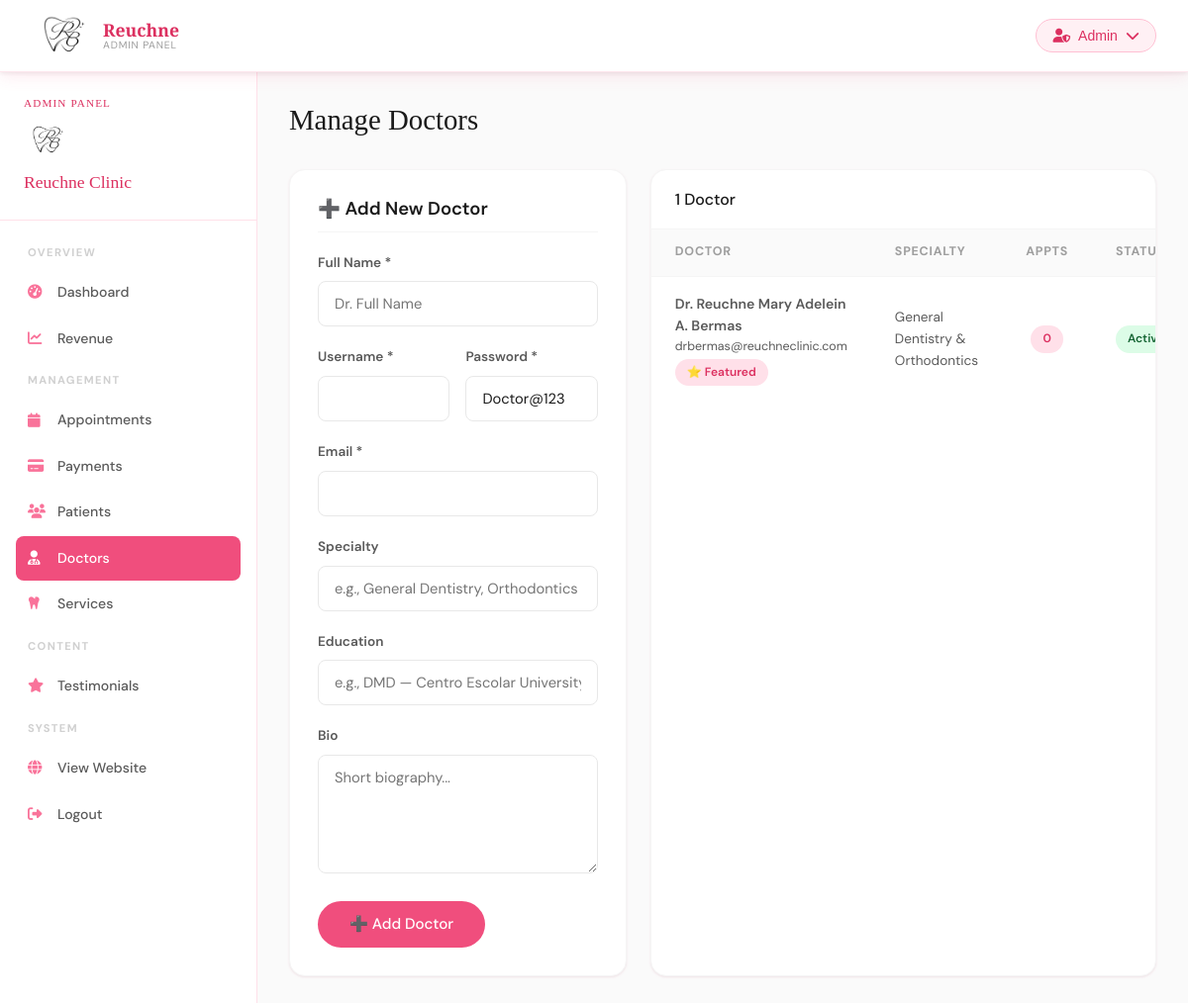
Page /admin/doctors.php (signed in) on the committed database.
### tables this page shows
CREATE TABLE users (
    id INT AUTO_INCREMENT PRIMARY KEY,
    username VARCHAR(100) NOT NULL UNIQUE,
    email VARCHAR(150) NOT NULL UNIQUE,
    password VARCHAR(255) NOT NULL,
    role ENUM('admin','doctor','patient') NOT NULL DEFAULT 'patient',
    is_active TINYINT(1) DEFAULT 1,
    created_at TIMESTAMP DEFAULT CURRENT_TIMESTAMP,
    updated_at TIMESTAMP DEFAULT CURRENT_TIMESTAMP ON UPDATE CURRENT_TIMESTAMP
);

### includes/auth.php (called while the page is built, shortened)
<?php
function sanitize($input) {
    return htmlspecialchars(strip_tags(trim($input)));
}

### admin/doctors.php (the view, shortened to what this page needs)
<?php
require_once __DIR__ . '/../includes/auth.php';
$db = getDB();
$doctors = $db->query("SELECT u.id, u.email, u.is_active, u.created_at, dp.full_name, dp.specialty, dp.experience_years, dp.is_featured, COUNT(a.id) total_appts
    FROM users u
    LEFT JOIN doctor_profiles dp ON u.id=dp.user_id
    LEFT JOIN appointments a ON u.id=a.doctor_id
    WHERE u.role='doctor'
    GROUP BY u.id ORDER BY u.created_at")->fetch_all(MYSQLI_ASSOC);
require_once __DIR__ . '/../includes/admin-sidebar.php';
?>
<div class="page-header">
    <h1>Manage Doctors</h1>
</div>
<div style="display:grid;grid-template-columns:1fr 1.5fr;gap:1.5rem" class="responsive-grid-1">
    <div class="table-card" style="padding:1.75rem">
        <h4 style="margin-bottom:1.25rem;padding-bottom:0.75rem;border-bottom:1px solid var(--gray-100)">➕ Add New Doctor</h4>
        <form method="POST">
            <div class="form-group">
                <label class="form-label">Full Name *</label>
                <input type="text" name="full_name" class="form-control" placeholder="Dr. Full Name" required>
            </div>
            <div class="form-row">
                <div class="form-group">
                    <label class="form-label">Username *</label>
                    <input type="text" name="username" class="form-control" required>
                </div>
                <div class="form-group">
                    <label class="form-label">Password *</label>
                    <input type="text" name="password" class="form-control" value="Doctor@123">
                </div>
            </div>
            <div class="form-group">
                <label class="form-label">Email *</label>
                <input type="email" name="email" class="form-control" required>
            </div>
            <div class="form-group">
                <label class="form-label">Specialty</label>
                <input type="text" name="specialty" class="form-control" placeholder="e.g., General Dentistry, Orthodontics">
            </div>
            <div class="form-group">
                <label class="form-label">Education</label>
                <input type="text" name="education" class="form-control" placeholder="e.g., DMD — Centro Escolar University">
            </div>
            <div class="form-group">
                <label class="form-label">Bio</label>
                <textarea name="bio" class="form-control" rows="3" placeholder="Short biography..."></textarea>
            </div>
            <button type="submit" name="create_doctor" class="btn-primary">➕ Add Doctor</button>
        </form>
    </div>
    <div class="table-card">
        <div class="table-header"><h3><?= count($doctors) ?> Doctor<?= count($doctors)!=1?'s':'' ?></h3></div>
        <div class="table-wrap">
            <table>
                <thead><tr><th>Doctor</th><th>Specialty</th><th>Appts</th><th>Status</th><th>Actions</th></tr></thead>
                <tbody>
                <?php foreach ($doctors as $d): ?>
                <tr>
                    <td>
                        <div style="font-weight:600"><?= sanitize($d['full_name'] ?? '—') ?></div>
                        <div style="font-size:0.78rem;color:var(--gray-400)"><?= sanitize($d['email']) ?></div>
                        <?php if ($d['is_featured']): ?><span class="badge badge-pink" style="margin-top:2px">⭐ Featured</span><?php endif; ?>
                    </td>
                    <td style="font-size:0.85rem"><?= sanitize($d['specialty'] ?? '—') ?></td>
                    <td style="text-align:center"><span class="badge badge-pink"><?= $d['total_appts'] ?></span></td>
                    <td>
                        <span class="badge <?= $d['is_active'] ? 'badge-approved' : '' ?>" style="<?= !$d['is_active'] ? 'background:var(--gray-100);color:var(--gray-500)' : '' ?>">
                            <?= $d['is_active'] ? 'Active' : 'Inactive' ?>
                        </span>
                    </td>
                </tr>
                <?php endforeach; ?>
                </tbody>
            </table>
        </div>
    </div>
</div>
<?php require_once __DIR__ . '/../includes/dashboard-footer.php'; ?>

### assets/css/main.css (style rules this page uses)
:root { --pink-50: #fff0f4; --pink-100: #ffe0e9; --pink-200: #ffc0d3; --pink-300: #ff99b8; --pink-400: #f9739a; --pink-500: #f04e7d; --pink-600: #dc3060; --pink-700: #b8204a; --white: #ffffff; --gray-50: #fafafa; --gray-100: #f5f5f5; --gray-200: #e8e8e8; --gray-300: #d0d0d0; --gray-500: #9e9e9e; --gray-700: #5a5a5a; --gray-900: #1a1a1a; --shadow-sm: 0 1px 3px rgba(240,78,125,0.08), 0 1px 2px rgba(0,0,0,0.04); --shadow-md: 0 4px 16px rgba(240,78,125,0.12), 0 2px 4px rgba(0,0,0,0.06); --shadow-lg: 0 10px 40px rgba(240,78,125,0.16), 0 4px 12px rgba(0,0,0,0.08); --shadow-xl: 0 24px 64px rgba(240,78,125,0.18); --radius-sm: 8px; --radius-md: 16px; --radius-lg: 24px; --radius-xl: 32px; --font-display: 'Cormorant Garamond', 'Playfair Display', Georgia, serif; --font-body: 'DM Sans', system-ui, sans-serif; --transition: all 0.3s cubic-bezier(0.4, 0, 0.2, 1); }
*, *::before, *::after { box-sizing: border-box; margin: 0; padding: 0; }
html { scroll-behavior: smooth; }
body { font-family: var(--font-body); color: var(--gray-900); background: var(--white); line-height: 1.6; overflow-x: hidden; }
h1,h2,h3,h4,h5 { font-family: var(--font-display); line-height: 1.2; }
h1 { font-size: clamp(2.4rem, 5vw, 4rem); font-weight: 400; }
h3 { font-size: clamp(1.3rem, 2.5vw, 1.8rem); font-weight: 500; }
h4 { font-size: 1.15rem; font-weight: 600; font-family: var(--font-body); }
.btn-primary { display: inline-flex; align-items: center; gap: 0.5rem; padding: 0.85rem 2rem; border-radius: 50px; background: var(--pink-500); color: white; font-family: var(--font-body); font-size: 0.95rem; font-weight: 500; border: none; cursor: pointer; transition: var(--transition); text-decoration: none; }
.form-group { margin-bottom: 1.25rem; }
.form-label { display: block; font-size: 0.85rem; font-weight: 600; color: var(--gray-700); margin-bottom: 0.5rem; }
.form-control { width: 100%; padding: 0.75rem 1rem; border-radius: var(--radius-sm); border: 1.5px solid var(--gray-200); background: white; font-family: var(--font-body); font-size: 0.92rem; color: var(--gray-900); transition: var(--transition); outline: none; }
.form-row { display: grid; grid-template-columns: 1fr 1fr; gap: 1rem; }
textarea.form-control { resize: vertical; min-height: 120px; }
.page-header { margin-bottom: 2rem; }
.page-header h1 { font-size: 1.8rem; margin-bottom: 0.25rem; }
.table-card { background: white; border-radius: var(--radius-md); box-shadow: var(--shadow-sm); border: 1px solid var(--gray-100); overflow: hidden; }
.table-header { padding: 1.25rem 1.5rem; border-bottom: 1px solid var(--gray-100); display: flex; align-items: center; justify-content: space-between; flex-wrap: gap; gap: 1rem; }
.table-header h3 { font-size: 1rem; margin: 0; font-family: var(--font-body); }
.table-wrap { overflow-x: auto; }
table { width: 100%; border-collapse: collapse; }
thead th { padding: 0.85rem 1.5rem; text-align: left; font-size: 0.78rem; font-weight: 700; color: var(--gray-500); letter-spacing: 0.06em; text-transform: uppercase; background: var(--gray-50); border-bottom: 1px solid var(--gray-100); }
tbody td { padding: 1rem 1.5rem; font-size: 0.88rem; color: var(--gray-700); border-bottom: 1px solid var(--gray-50); }
tbody tr:last-child td { border-bottom: none; }
.badge { display: inline-flex; align-items: center; gap: 0.3rem; padding: 0.25rem 0.75rem; border-radius: 50px; font-size: 0.75rem; font-weight: 600; }
.badge-approved { background: #dcfce7; color: #166534; }
.badge-pink { background: var(--pink-100); color: var(--pink-600); }

### rows in the picture
users: full_name "Dr. Reuchne Mary Adelein A. Bermas", email "drbermas@reuchneclinic.com", specialty "General Dentistry & Orthodontics", total_appts "0", is_active "Active"

### other values in the picture
count($doctors) "1"
